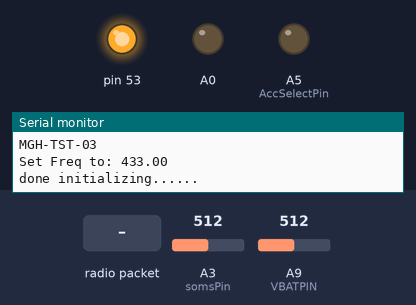
Bench run of a sketch on a simulated Arduino Mega 2560, built with avr-gcc and run on an emulated ATmega2560. Parts: output pins drawn as LEDs (lit = HIGH), the last lines printed to the serial monitor. Inputs (shaded band) come from the test bench; at power-on: A3 (somsPin) = 512, A9 (VBATPIN) = 512. No radio packets arrive unless stated.

Above: at 0.1 s.
At 1.4 s:
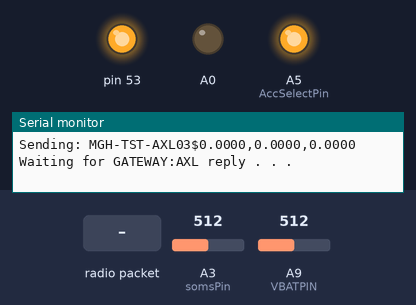
1.5 s: radio packet "ECHO5" arrives
3.0 s: radio packet "1" arrives
At 23.0 s:
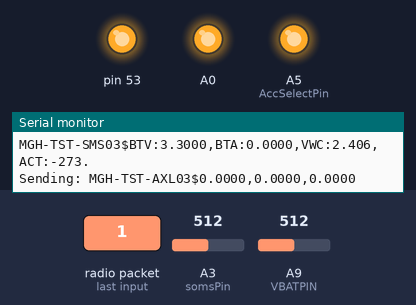
Timing chart, 0 to 24.1 s (numbered marks = the images above; inputs shaded):
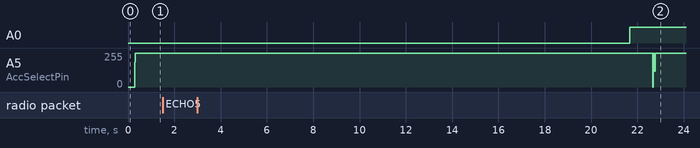

Measured:
- after the input at 3.0 s, A0: LOW → HIGH after 18.7 s instead of 19.2 s

The sketch:

tilt_433mhz_32u4_scl3300.ino
```cpp
#include <math.h>
#include <SPI.h>
//#include <avr/dtostrf.h>
#include <RH_RF95.h>
#include <Wire.h>
#include <EEPROM.h>
#include <Adafruit_SleepyDog.h>

const int AccSelectPin = A5;
SPISettings settingSCA(2000000, MSBFIRST, SPI_MODE0);

#define RFM95_CS 8
#define RFM95_RST 4
#define RFM95_INT 7
#define RF95_FREQ 433.0

#define SENSEID "03"
#define AREA "MGH"
// #define SomsSensor "ECHO5"
// MSL - 19 - 21
// SMR - 22 - 24s
// MUR - 25 - 27
// MGA - 28 - 29
// RDO - 30 - 32
// NIGBU - NGR
// NJT - 33 - 35
// MLY - 36 - 38
// NTE - 39 - 41
// SGD - 42 - 44
// APO - APO
// PCO - 45 - 47
// LTC - 48 - 51
// TCT - 54 - 56 // phase 4
// MDR - 57 - 59
// GEN - 60 - 61  generic codes
// BACMAN - BCM
// LRD -- ulit loop road
// BACMAN - BCM // phase 5
// LRD - 62 - 67  ( 62-63:m0,HS-10 || 64 - 65 32u4,ECHO5 || 66 - 67 32u4, HS-10)

#define SITE "TST"
#define terminator "$"

#define VBATPIN A9
#define somsPin A3
#define SEND_RETRY_LIMIT 3

RH_RF95 rf95(RFM95_CS, RFM95_INT);

char line1[60] = AREA; //axl gravity
char line3[80] = AREA; //ina power + soms
uint8_t buf[RH_RF95_MAX_MESSAGE_LEN];

struct scl_data
{
  double ang_x;
  double ang_y;
  double ang_z;
  // double temp;
} struct_scl_data;

struct lgr_data
{
  float vol;
  float cur;
  float soms1;
  float axelTemp;
} struct_lgr_data;

void setup()
{
  Serial.begin(9600);

  // delay(1000);
  // while(!Serial) delay(10);
  Serial.print(AREA);
  Serial.print("-");
  Serial.print(SITE);
  Serial.print("-");
  Serial.println(SENSEID);

  pinMode(A0, OUTPUT);
  digitalWrite(A0,LOW);

  digitalWrite(RFM95_RST, LOW);
  delay(10);
  digitalWrite(RFM95_RST, HIGH);
  delay(10);

  while (!rf95.init())
  {
    Serial.println("LoRa radio init failed");
    while (1)
      ;
  }

  if (!rf95.setFrequency(RF95_FREQ))
  {
    Serial.println("setFrequency failed");
  }
  Serial.print("Set Freq to: ");
  Serial.println(RF95_FREQ);

  rf95.setTxPower(20, false);

  Serial.println("done initializing......\n");

  SPI.begin();
  pinMode(AccSelectPin, OUTPUT);
  // set_mode4();
  // enableANG(); // enable angle outputs

  // randomSeed(analogRead(1));
  // delay(random(3000, 4000));
  blinkled();
  Serial.println("done setup");

  // processData();
}


void processData()
{
  // Watchdog.enable(25000);
  struct scl_data sc = scl_ave_axl();
  struct lgr_data lgr = get_data_lgr();
  // sc = scl_temp_comp(sc);

  //build/parse the line packets

  buildLineAXL(line1, sc);
  buildLineSMS(line3, lgr);

  //transmit data
  // Watchdog.enable(12000);
  sendLine2(line1, 1);
  // Watchdog.reset();
  // Watchdog.enable(13000);
  sendLine3(line3, 3);
  Serial.println("#################################");

  // delay(1000);
  digitalWrite(A0, HIGH);
  delay(1000);
  // Watchdog.reset();

}

void loop()
{
  processData();
    // float somsADC = 0.0;
    // float soms_avg_vwc = 0.0;
    // float somsVWC = 0.0;

    // for (int i=0;i <= 9 ;i++) {
    //   somsADC = analogRead(somsPin);

    //   Serial.print("ADC:  ");
    //   Serial.println(somsADC);

    //   somsVWC = (0.0041*somsADC) - 0.4839;
    //   soms_avg_vwc = soms_avg_vwc + somsVWC;
    //   delay(10);
    // }

    // soms_avg_vwc = (soms_avg_vwc / 10.0);
    // Serial.print("AVG _ VWC:: ");
    // Serial.println(soms_avg_vwc);

    // delay(4000);
  // Watchdog.reset();
  // while(1);
  /*
  struct scl_data sc = scl_ave_axl();
  struct lgr_data lgr = get_data_lgr();
  // sc = scl_temp_comp(sc);

  char line1[50] = AREA;//axl gravity
  char line3[57] = AREA;//ina power + soms

  //build/parse the line packets

  buildLineAXL(line1,sc);
  buildLineSMS(line3,lgr);

  //transmit data
  sendLine(line1,1);
  // sendLine(line2,50,2);
  sendLine(line3,3);

  Serial.println("#################################");
  pinMode(A0,OUTPUT);
  // digitalWrite(A0,LOW);
  // delay(1000);
  digitalWrite(A0,HIGH);
  delay(1000);
  */
}

struct scl_data scl_ave_axl()
{
  int samples = 1;
  double X = 0.0;
  double Y = 0.0;
  double Z = 0.0;
  // double temp = 0.0;

  struct scl_data sc;
  // for(int i = samples; i>0; i-- ){
  //   X = X + get_accx();
  //   Y = Y + get_accy();
  //   Z = Z + get_accz();
  //   delay(100); // scl3300 10hz at mode 4 inclination mode
  // }
  // sc.ang_x = X / (samples*1.0);
  // sc.ang_y = Y / (samples*1.0);
  // sc.ang_z = Z / (samples*1.0);
  // // sc.temp = getTemp();

  sc.ang_x = get_accx();
  sc.ang_y = get_accy();
  sc.ang_z = get_accz();
  // Serial.println(sc.ang_x);
  // Serial.println(sc.ang_y);
  // Serial.println(sc.ang_z);
  return sc;
}

struct lgr_data get_data_lgr()
{
  struct lgr_data dt;

  dt.vol = get_bat_vol();
  dt.cur = get_cur();
  dt.soms1 = get_soms_VWC(somsPin);
  dt.axelTemp = getTemp();

  return dt;
}
```

scl3300.ino
```cpp
void who()
{
  uint32_t WHOAMI = 0x40000091;
  SPI.beginTransaction(settingSCA);
  digitalWrite(AccSelectPin, LOW);
  delay(10);
  SPI.transfer(0x40);
  SPI.transfer(0x00);
  SPI.transfer(0x00);
  SPI.transfer(0x91);
  digitalWrite(AccSelectPin, HIGH);
  SPI.endTransaction();
  delay(1);
  SPI.beginTransaction(settingSCA);
  digitalWrite(AccSelectPin, LOW);
  byte a = SPI.transfer(0x00);
  byte b = SPI.transfer(0x00);
  byte c = SPI.transfer(0x00);
  byte d = SPI.transfer(0x00);
  digitalWrite(AccSelectPin, HIGH);
  SPI.endTransaction();
  Serial.print(a, HEX);
  Serial.print(b, HEX);
  Serial.print(c, HEX);
  Serial.println(d, HEX);
}

double getTemp()
{
  SPI.beginTransaction(settingSCA);
  digitalWrite(AccSelectPin, LOW);
  delay(1);
  SPI.transfer(0x14);
  SPI.transfer(0x00);
  SPI.transfer(0x00);
  SPI.transfer(0xEF);
  digitalWrite(AccSelectPin, HIGH);
  SPI.endTransaction();
  delay(1);
  SPI.beginTransaction(settingSCA);
  digitalWrite(AccSelectPin, LOW);
  byte a = SPI.transfer(0x00);
  byte b = SPI.transfer(0x00);
  byte c = SPI.transfer(0x00);
  byte d = SPI.transfer(0x00);
  digitalWrite(AccSelectPin, HIGH);
  SPI.endTransaction();
  int result = ((b << 8) | c);
  double temp = -273.0 + ((result * 1.0) / 18.9);
  return temp;
}

void scl_temp(char *tmpString)
{
  //  140000EF
  SPI.beginTransaction(settingSCA);
  digitalWrite(AccSelectPin, LOW);
  delay(1);
  SPI.transfer(0x14);
  SPI.transfer(0x00);
  SPI.transfer(0x00);
  SPI.transfer(0xEF);
  digitalWrite(AccSelectPin, HIGH);
  SPI.endTransaction();
  delay(1);
  SPI.beginTransaction(settingSCA);
  digitalWrite(AccSelectPin, LOW);
  byte a = SPI.transfer(0x00);
  byte b = SPI.transfer(0x00);
  byte c = SPI.transfer(0x00);
  byte d = SPI.transfer(0x00);
  digitalWrite(AccSelectPin, HIGH);
  SPI.endTransaction();
  int result = ((b << 8) | c);
  float temp = -273.0 + ((result * 1.0) / 18.9);
  dtostrf(temp, 6, 5, tmpString);
}

double get_accx()
{
  SPI.beginTransaction(settingSCA);
  digitalWrite(AccSelectPin, LOW);
  delay(10);
  SPI.transfer(0x04);
  SPI.transfer(0x00);
  SPI.transfer(0x00);
  SPI.transfer(0xF7);
  digitalWrite(AccSelectPin, HIGH);
  SPI.endTransaction();
  delay(1);
  SPI.beginTransaction(settingSCA);
  digitalWrite(AccSelectPin, LOW);
  byte a = SPI.transfer(0x00);
  byte b = SPI.transfer(0x00);
  byte c = SPI.transfer(0x00);
  byte d = SPI.transfer(0x00);
  digitalWrite(AccSelectPin, HIGH);
  SPI.endTransaction();
  int16_t result = ((b << 8) | c);
  double acc = ((result * 1.0) / 6000.0);
  return acc;
}

double get_accy()
{
  SPI.beginTransaction(settingSCA);
  digitalWrite(AccSelectPin, LOW);
  delay(10);
  SPI.transfer(0x08);
  SPI.transfer(0x00);
  SPI.transfer(0x00);
  SPI.transfer(0xFD);
  digitalWrite(AccSelectPin, HIGH);
  SPI.endTransaction();
  delay(1);
  SPI.beginTransaction(settingSCA);
  digitalWrite(AccSelectPin, LOW);
  byte a = SPI.transfer(0x00);
  byte b = SPI.transfer(0x00);
  byte c = SPI.transfer(0x00);
  byte d = SPI.transfer(0x00);
  digitalWrite(AccSelectPin, HIGH);
  SPI.endTransaction();
  int16_t result = ((b << 8) | c);
  double acc = (result * 1.0) / 6000.0;
  return acc;
}

double get_accz()
{
  SPI.beginTransaction(settingSCA);
  digitalWrite(AccSelectPin, LOW);
  delay(10);
  SPI.transfer(0x0C);
  SPI.transfer(0x00);
  SPI.transfer(0x00);
  SPI.transfer(0xFB);
  digitalWrite(AccSelectPin, HIGH);
  SPI.endTransaction();
  delay(1);
  SPI.beginTransaction(settingSCA);
  digitalWrite(AccSelectPin, LOW);
  byte a = SPI.transfer(0x00);
  byte b = SPI.transfer(0x00);
  byte c = SPI.transfer(0x00);
  byte d = SPI.transfer(0x00);
  digitalWrite(AccSelectPin, HIGH);
  SPI.endTransaction();
  int16_t result = ((b << 8) | c);
  double acc = (result * 1.0) / 6000.0;
  return acc;
}
```

soms_logger.ino
```cpp
// hs-10
float get_soms_VWC(int pin)
{
      float somsADC = 0.0;
      float soms_avg_vwc = 0.0;
      float somsVWC = 0.0;
      int samples = 10;

      for (int i = 0; i < 10; i++){
        somsADC = (analogRead(pin) / 1023.0) * 3.30;
        somsVWC = (2.97 * somsADC * somsADC * somsADC) -
                (7.37 * somsADC * somsADC) + (6.69 * somsADC) - 1.92;
        soms_avg_vwc = soms_avg_vwc + somsVWC;
      }
      return (soms_avg_vwc / 10.0);
}


// echo 5 soms
// float get_soms_VWC(int pin) {
//     float somsADC = 0.0;
//     float soms_avg_vwc = 0.0;
//     float somsVWC = 0.0;

//     for (int i=0;i <= 9 ;i++) {
//       somsADC = analogRead(pin);
//       somsVWC = (0.0041*somsADC) - 0.4839;
//       soms_avg_vwc = soms_avg_vwc + somsVWC;
//       delay(10);
//     }

//     soms_avg_vwc = (soms_avg_vwc / 10.0);

//     return soms_avg_vwc;
// }

float get_cur()
{
  return 0.0;
}

float get_bat_vol()
{

  float measuredvbat = analogRead(VBATPIN);
  measuredvbat *= 2;    // we divided by 2, so multiply back
  measuredvbat *= 3.3;  // Multiply by 3.3V, our reference voltage
  measuredvbat /= 1024; // convert to voltage
  Serial.print("VBat: ");
  Serial.println(measuredvbat);

  return measuredvbat;
}
```

Source omitted: rf95.ino (14869 bytes)
